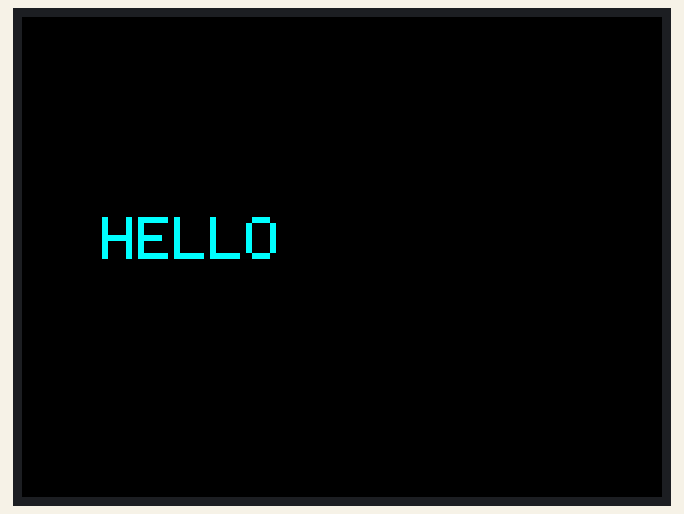
Recording of a sketch running on a simulated ESP32. Shown: 320×240 colour display.

Above: at 3.5 s.

The sketch:

18_display_test.ino
```cpp
#include <TFT_eSPI.h>

TFT_eSPI tft = TFT_eSPI();

void setup() {
  Serial.begin(115200);

  tft.init();
  tft.setRotation(1);          // landscape, 320 wide x 240 tall

  tft.fillScreen(TFT_RED);
  delay(1000);
  tft.fillScreen(TFT_GREEN);
  delay(1000);
  tft.fillScreen(TFT_BLUE);
  delay(1000);
  tft.fillScreen(TFT_BLACK);

  tft.setTextColor(TFT_CYAN, TFT_BLACK);
  tft.setTextSize(3);
  tft.setCursor(40, 100);
  tft.println("HELLO");
}

void loop() {}
```
